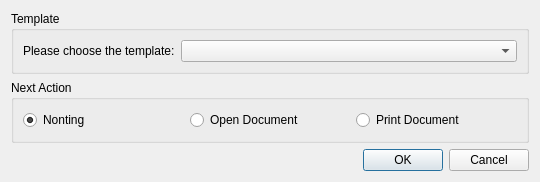
<?xml version="1.0" encoding="UTF-8"?>
<ui version="4.0">
 <class>TmplDlg</class>
 <widget class="QDialog" name="TmplDlg">
  <property name="geometry">
   <rect>
    <x>0</x>
    <y>0</y>
    <width>540</width>
    <height>182</height>
   </rect>
  </property>
  <property name="windowTitle">
   <string>Template</string>
  </property>
  <layout class="QVBoxLayout" name="verticalLayout">
   <item>
    <widget class="QGroupBox" name="groupBox">
     <property name="title">
      <string>Template</string>
     </property>
     <layout class="QFormLayout" name="formLayout">
      <item row="0" column="0">
       <widget class="QLabel" name="label">
        <property name="text">
         <string>Please choose the template:</string>
        </property>
       </widget>
      </item>
      <item row="0" column="1">
       <widget class="QComboBox" name="tmplBox"/>
      </item>
     </layout>
    </widget>
   </item>
   <item>
    <widget class="QGroupBox" name="groupBox_2">
     <property name="title">
      <string>Next Action</string>
     </property>
     <layout class="QHBoxLayout" name="horizontalLayout">
      <item>
       <widget class="QRadioButton" name="nothingButton">
        <property name="text">
         <string>Nonting</string>
        </property>
        <property name="checked">
         <bool>true</bool>
        </property>
       </widget>
      </item>
      <item>
       <widget class="QRadioButton" name="openButton">
        <property name="text">
         <string>Open Document</string>
        </property>
       </widget>
      </item>
      <item>
       <widget class="QRadioButton" name="printButton">
        <property name="text">
         <string>Print Document</string>
        </property>
       </widget>
      </item>
     </layout>
    </widget>
   </item>
   <item>
    <widget class="QDialogButtonBox" name="buttonBox">
     <property name="orientation">
      <enum>Qt::Horizontal</enum>
     </property>
     <property name="standardButtons">
      <set>QDialogButtonBox::Cancel|QDialogButtonBox::Ok</set>
     </property>
    </widget>
   </item>
  </layout>
 </widget>
 <resources/>
 <connections>
  <connection>
   <sender>buttonBox</sender>
   <signal>accepted()</signal>
   <receiver>TmplDlg</receiver>
   <slot>accept()</slot>
   <hints>
    <hint type="sourcelabel">
     <x>248</x>
     <y>254</y>
    </hint>
    <hint type="destinationlabel">
     <x>157</x>
     <y>274</y>
    </hint>
   </hints>
  </connection>
  <connection>
   <sender>buttonBox</sender>
   <signal>rejected()</signal>
   <receiver>TmplDlg</receiver>
   <slot>reject()</slot>
   <hints>
    <hint type="sourcelabel">
     <x>316</x>
     <y>260</y>
    </hint>
    <hint type="destinationlabel">
     <x>286</x>
     <y>274</y>
    </hint>
   </hints>
  </connection>
 </connections>
</ui>
